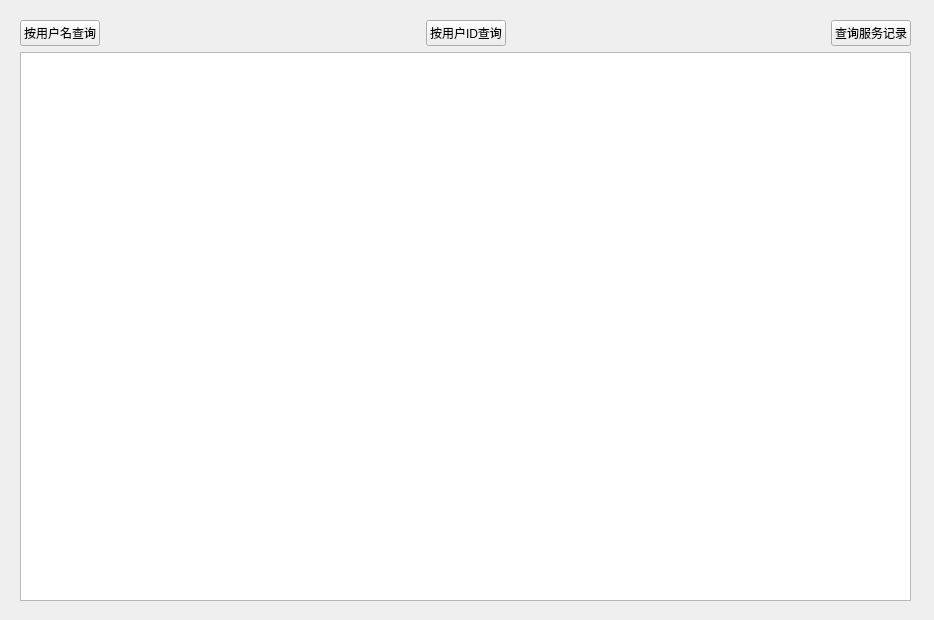
<?xml version="1.0" encoding="UTF-8"?>
<ui version="4.0">
 <class>conditionQuery</class>
 <widget class="QWidget" name="conditionQuery">
  <property name="geometry">
   <rect>
    <x>0</x>
    <y>0</y>
    <width>934</width>
    <height>620</height>
   </rect>
  </property>
  <property name="windowTitle">
   <string>日志查询</string>
  </property>
  <property name="windowIcon">
   <iconset resource="../NetDiskTCPClient/icon.qrc">
    <normaloff>:/icon/fileServer.png</normaloff>:/icon/fileServer.png</iconset>
  </property>
  <widget class="QWidget" name="layoutWidget">
   <property name="geometry">
    <rect>
     <x>20</x>
     <y>20</y>
     <width>891</width>
     <height>581</height>
    </rect>
   </property>
   <layout class="QVBoxLayout" name="verticalLayout">
    <item>
     <layout class="QHBoxLayout" name="horizontalLayout">
      <item>
       <widget class="QPushButton" name="nameQueryBtn">
        <property name="text">
         <string>按用户名查询</string>
        </property>
        <property name="icon">
         <iconset>
          <normaloff>:/icon/name.png</normaloff>:/icon/name.png</iconset>
        </property>
       </widget>
      </item>
      <item>
       <spacer name="horizontalSpacer">
        <property name="orientation">
         <enum>Qt::Horizontal</enum>
        </property>
        <property name="sizeHint" stdset="0">
         <size>
          <width>40</width>
          <height>20</height>
         </size>
        </property>
       </spacer>
      </item>
      <item>
       <widget class="QPushButton" name="idQueryBtn">
        <property name="text">
         <string>按用户ID查询</string>
        </property>
        <property name="icon">
         <iconset>
          <normaloff>:/icon/id.png</normaloff>:/icon/id.png</iconset>
        </property>
       </widget>
      </item>
      <item>
       <spacer name="horizontalSpacer_2">
        <property name="orientation">
         <enum>Qt::Horizontal</enum>
        </property>
        <property name="sizeHint" stdset="0">
         <size>
          <width>40</width>
          <height>20</height>
         </size>
        </property>
       </spacer>
      </item>
      <item>
       <widget class="QPushButton" name="queryLogBtn">
        <property name="text">
         <string>查询服务记录</string>
        </property>
        <property name="icon">
         <iconset>
          <normaloff>:/icon/log.png</normaloff>:/icon/log.png</iconset>
        </property>
       </widget>
      </item>
     </layout>
    </item>
    <item>
     <widget class="QTableWidget" name="logTable"/>
    </item>
   </layout>
  </widget>
 </widget>
 <resources/>
 <connections/>
</ui>
